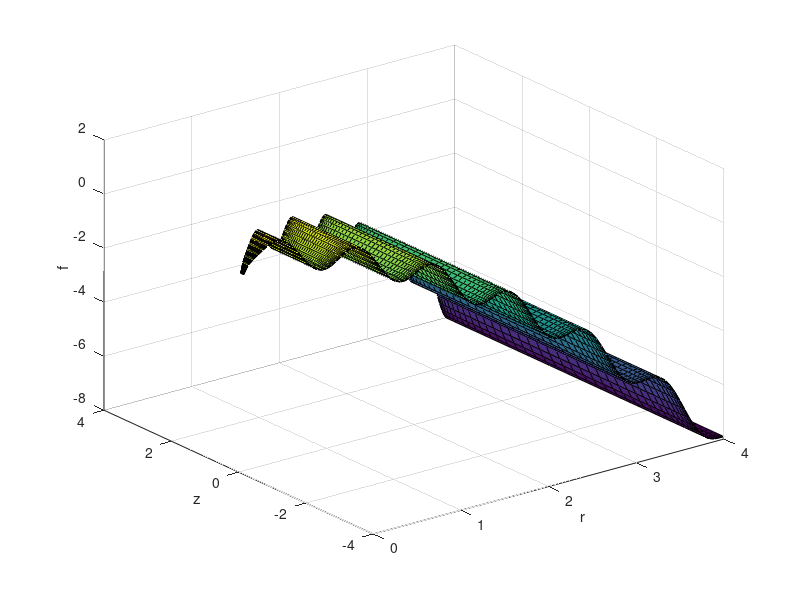

Source code (MATLAB):
clear
close all

% Set Rossby number
Ro = 0.1;


% Defince sigma
m=100;
sigmamin = 0.0;
sigmamax = 4.0;
sigma = linspace(sigmamin,sigmamax,m);
sigmasquare = sigma.^2;
sigmamin1 =sigma - 1;

% Calculate f(sigma)
Term_1 = -1*(1/2)* sigmasquare;
Fac_1 = (1/2)*1./sigma;
Arg = (sigma - 1)/Ro;
Term_2 =  sigma.*cos(Arg);
Term_3 = Ro * sin(Arg);
Brack = Term_2 - Term_3;
f = Term_1 + Fac_1 .* Brack;


% Now we have f(sigma). However, in order to plot is
% as in Fig. 3 of Scase and Terry we need to introduce
% angle theta relative to upward z axis and then 
% convert f and theta to cartesian coordinates. 

% Define polar coordinate theta and specify how many values to creat
p = pi;
n = 40;
theta = linspace(0,p,n);
sintheta = sin(theta);
costheta =cos(theta);

%Calculate the z coordinate for each f
for j = 1:m          %Note: m = number of radial points
   for i = 1:n       %Note: n = number of angles
     z(i,j) = costheta(i)*sigma(j);
     r(i,j) = sigma(j);
     F(i,j) = f(j);
   end    
end


%Calculate the z coordinate for each f. But calculate r via x and y
%for j = 1:m          %Note: m = number of radial points
%   for i = 1:n       %Note: n = number of angles
%     z(i,j) = costheta(i)*sigma(j);
%     x(i,j) = sintheta(i)*sigma(j);
%     y(i,j) = costheta(i)*sigma(j);  
%     r(i,j) = sqrt(x(i,j)^2 + y(i,j)^2);
%     F(i,j) = f(j);
%   end    
% end

%Try to do things in cartesian coordinates
%for j = 1:m
%   for i = 1:n
%     x(i,j) = sintheta(i)*sigma(j);
%     y(i,j) = costheta(i)*sigma(j);  
%   end    
% end


surf(r,z,F)
%contour(r,z,F)


%xlim([0, 0.2])
%ylim([-2,2])
%zlim([-3, 3])

  xlabel('r')
  ylabel('z')
  zlabel('f')
    
 %fprintf('Happy Birthday\n');
